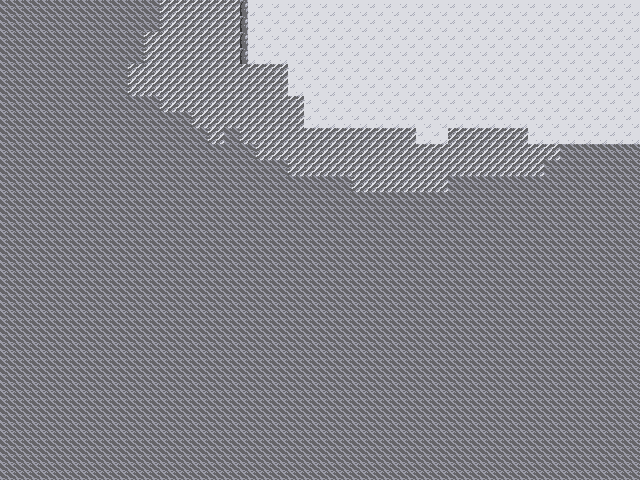

Tiled map render using the project's own tile images. Description and the whole map definition, tile-layer contents included, below:
An orthogonal 40x30 tile map with 16x16 px tiles, 1 tile layer (ocean).

<map version="1.10" tiledversion="1.10.1" orientation="orthogonal" renderorder="right-down" width="40" height="30" tilewidth="16" tileheight="16" infinite="0" nextlayerid="4" nextobjectid="1">
 <editorsettings>
  <export target="scene2OceanGround.json" format="json" />
 </editorsettings>
 <tileset firstgid="1" name="monoBeach" tilewidth="16" tileheight="16" tilecount="120" columns="15">
  <image source="monoBeach.png" trans="000000" width="240" height="128" />
 </tileset>
 <layer id="3" name="ocean" width="40" height="30">
  <data encoding="csv">
98,98,98,98,98,98,98,98,98,98,2147483752,2147483752,2147483752,2147483752,2147483752,106,62,62,62,62,62,62,62,62,62,62,62,62,62,62,62,62,62,62,62,62,62,62,62,62,
98,98,98,98,98,98,98,98,98,98,2147483752,2147483752,2147483752,2147483752,2147483752,106,62,62,62,62,62,62,62,62,62,62,62,62,62,62,62,62,62,62,62,62,62,62,62,62,
98,98,98,98,98,98,98,98,98,2147483752,2147483752,2147483752,2147483752,2147483752,2147483752,106,62,62,62,62,62,62,62,62,62,62,62,62,62,62,62,62,62,62,62,62,62,62,62,62,
98,98,98,98,98,98,98,98,98,2147483752,2147483752,2147483752,2147483752,2147483752,2147483752,106,62,62,62,62,62,62,62,62,62,62,62,62,62,62,62,62,62,62,62,62,62,62,62,62,
98,98,98,98,98,98,98,98,2147483752,2147483752,2147483752,2147483752,2147483752,2147483752,2147483752,2147483752,2147483752,2147483752,62,62,62,62,62,62,62,62,62,62,62,62,62,62,62,62,62,62,62,62,62,62,
98,98,98,98,98,98,98,98,2147483752,2147483752,2147483752,2147483752,2147483752,2147483752,2147483752,2147483752,2147483752,2147483752,62,62,62,62,62,62,62,62,62,62,62,62,62,62,62,62,62,62,62,62,62,62,
98,98,98,98,98,98,98,98,98,98,2147483752,2147483752,2147483752,2147483752,2147483752,2147483752,2147483752,2147483752,2147483752,62,62,62,62,62,62,62,62,62,62,62,62,62,62,62,62,62,62,62,62,62,
98,98,98,98,98,98,98,98,98,98,98,98,2147483752,2147483752,2147483752,2147483752,2147483752,2147483752,2147483752,62,62,62,62,62,62,62,62,62,62,62,62,62,62,62,62,62,62,62,62,62,
98,98,98,98,98,98,98,98,98,98,98,98,98,2147483752,98,2147483752,2147483752,2147483752,2147483752,2147483752,2147483752,2147483752,2147483752,2147483752,2147483752,2147483752,62,62,2147483752,2147483752,2147483752,2147483752,2147483752,62,62,62,62,62,62,62,
98,98,98,98,98,98,98,98,98,98,98,98,98,98,98,98,2147483752,2147483752,2147483752,2147483752,2147483752,2147483752,2147483752,2147483752,2147483752,2147483752,2147483752,2147483752,2147483752,2147483752,2147483752,2147483752,2147483752,2147483752,2147483752,98,98,98,98,98,
98,98,98,98,98,98,98,98,98,98,98,98,98,98,98,98,98,98,2147483752,2147483752,2147483752,2147483752,2147483752,2147483752,2147483752,2147483752,2147483752,2147483752,2147483752,2147483752,2147483752,2147483752,2147483752,2147483752,98,98,98,98,98,98,
98,98,98,98,98,98,98,98,98,98,98,98,98,98,98,98,98,98,98,98,98,98,2147483752,2147483752,2147483752,2147483752,2147483752,2147483752,98,98,98,98,98,98,98,98,98,98,98,98,
98,98,98,98,98,98,98,98,98,98,98,98,98,98,98,98,98,98,98,98,98,98,98,98,98,98,98,98,98,98,98,98,98,98,98,98,98,98,98,98,
98,98,98,98,98,98,98,98,98,98,98,98,98,98,98,98,98,98,98,98,98,98,98,98,98,98,98,98,98,98,98,98,98,98,98,98,98,98,98,98,
98,98,98,98,98,98,98,98,98,98,98,98,98,98,98,98,98,98,98,98,98,98,98,98,98,98,98,98,98,98,98,98,98,98,98,98,98,98,98,98,
98,98,98,98,98,98,98,98,98,98,98,98,98,98,98,98,98,98,98,98,98,98,98,98,98,98,98,98,98,98,98,98,98,98,98,98,98,98,98,98,
98,98,98,98,98,98,98,98,98,98,98,98,98,98,98,98,98,98,98,98,98,98,98,98,98,98,98,98,98,98,98,98,98,98,98,98,98,98,98,98,
98,98,98,98,98,98,98,98,98,98,98,98,98,98,98,98,98,98,98,98,98,98,98,98,98,98,98,98,98,98,98,98,98,98,98,98,98,98,98,98,
98,98,98,98,98,98,98,98,98,98,98,98,98,98,98,98,98,98,98,98,98,98,98,98,98,98,98,98,98,98,98,98,98,98,98,98,98,98,98,98,
98,98,98,98,98,98,98,98,98,98,98,98,98,98,98,98,98,98,98,98,98,98,98,98,98,98,98,98,98,98,98,98,98,98,98,98,98,98,98,98,
98,98,98,98,98,98,98,98,98,98,98,98,98,98,98,98,98,98,98,98,98,98,98,98,98,98,98,98,98,98,98,98,98,98,98,98,98,98,98,98,
98,98,98,98,98,98,98,98,98,98,98,98,98,98,98,98,98,98,98,98,98,98,98,98,98,98,98,98,98,98,98,98,98,98,98,98,98,98,98,98,
98,98,98,98,98,98,98,98,98,98,98,98,98,98,98,98,98,98,98,98,98,98,98,98,98,98,98,98,98,98,98,98,98,98,98,98,98,98,98,98,
98,98,98,98,98,98,98,98,98,98,98,98,98,98,98,98,98,98,98,98,98,98,98,98,98,98,98,98,98,98,98,98,98,98,98,98,98,98,98,98,
98,98,98,98,98,98,98,98,98,98,98,98,98,98,98,98,98,98,98,98,98,98,98,98,98,98,98,98,98,98,98,98,98,98,98,98,98,98,98,98,
98,98,98,98,98,98,98,98,98,98,98,98,98,98,98,98,98,98,98,98,98,98,98,98,98,98,98,98,98,98,98,98,98,98,98,98,98,98,98,98,
98,98,98,98,98,98,98,98,98,98,98,98,98,98,98,98,98,98,98,98,98,98,98,98,98,98,98,98,98,98,98,98,98,98,98,98,98,98,98,98,
98,98,98,98,98,98,98,98,98,98,98,98,98,98,98,98,98,98,98,98,98,98,98,98,98,98,98,98,98,98,98,98,98,98,98,98,98,98,98,98,
98,98,98,98,98,98,98,98,98,98,98,98,98,98,98,98,98,98,98,98,98,98,98,98,98,98,98,98,98,98,98,98,98,98,98,98,98,98,98,98,
98,98,98,98,98,98,98,98,98,98,98,98,98,98,98,98,98,98,98,98,98,98,98,98,98,98,98,98,98,98,98,98,98,98,98,98,98,98,98,98
</data>
 </layer>
</map>
